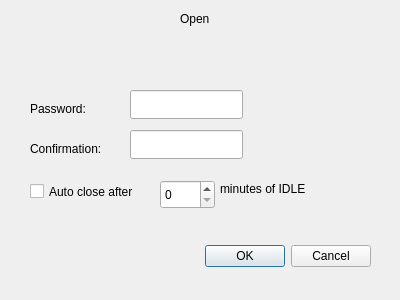
<ui version="4.0" >
 <class>Dialog</class>
 <widget class="QDialog" name="Dialog" >
  <property name="geometry" >
   <rect>
    <x>0</x>
    <y>0</y>
    <width>400</width>
    <height>300</height>
   </rect>
  </property>
  <property name="windowTitle" >
   <string>Open an encrypted folder</string>
  </property>
  <widget class="QDialogButtonBox" name="buttonBox" >
   <property name="geometry" >
    <rect>
     <x>30</x>
     <y>240</y>
     <width>341</width>
     <height>32</height>
    </rect>
   </property>
   <property name="orientation" >
    <enum>Qt::Horizontal</enum>
   </property>
   <property name="standardButtons" >
    <set>QDialogButtonBox::Cancel|QDialogButtonBox::NoButton|QDialogButtonBox::Ok</set>
   </property>
  </widget>
  <widget class="QLabel" name="label" >
   <property name="geometry" >
    <rect>
     <x>180</x>
     <y>10</y>
     <width>57</width>
     <height>17</height>
    </rect>
   </property>
   <property name="text" >
    <string>Open </string>
   </property>
  </widget>
  <widget class="QLabel" name="open_path" >
   <property name="geometry" >
    <rect>
     <x>170</x>
     <y>30</y>
     <width>57</width>
     <height>17</height>
    </rect>
   </property>
   <property name="text" >
    <string/>
   </property>
  </widget>
  <widget class="QLabel" name="label_2" >
   <property name="geometry" >
    <rect>
     <x>30</x>
     <y>100</y>
     <width>81</width>
     <height>17</height>
    </rect>
   </property>
   <property name="text" >
    <string>Password:</string>
   </property>
  </widget>
  <widget class="QLabel" name="label_3" >
   <property name="geometry" >
    <rect>
     <x>30</x>
     <y>140</y>
     <width>83</width>
     <height>17</height>
    </rect>
   </property>
   <property name="text" >
    <string>Confirmation:</string>
   </property>
  </widget>
  <widget class="QLineEdit" name="open_confirm" >
   <property name="geometry" >
    <rect>
     <x>130</x>
     <y>130</y>
     <width>113</width>
     <height>29</height>
    </rect>
   </property>
  </widget>
  <widget class="QLineEdit" name="open_password" >
   <property name="geometry" >
    <rect>
     <x>130</x>
     <y>90</y>
     <width>113</width>
     <height>29</height>
    </rect>
   </property>
  </widget>
  <widget class="QSpinBox" name="spinBox" >
   <property name="geometry" >
    <rect>
     <x>160</x>
     <y>180</y>
     <width>55</width>
     <height>29</height>
    </rect>
   </property>
  </widget>
  <widget class="QCheckBox" name="open_idle" >
   <property name="geometry" >
    <rect>
     <x>30</x>
     <y>180</y>
     <width>131</width>
     <height>23</height>
    </rect>
   </property>
   <property name="text" >
    <string>Auto close after</string>
   </property>
  </widget>
  <widget class="QLabel" name="label_4" >
   <property name="geometry" >
    <rect>
     <x>220</x>
     <y>180</y>
     <width>131</width>
     <height>17</height>
    </rect>
   </property>
   <property name="text" >
    <string>minutes of IDLE</string>
   </property>
  </widget>
 </widget>
 <resources/>
 <connections>
  <connection>
   <sender>buttonBox</sender>
   <signal>accepted()</signal>
   <receiver>Dialog</receiver>
   <slot>accept()</slot>
   <hints>
    <hint type="sourcelabel" >
     <x>248</x>
     <y>254</y>
    </hint>
    <hint type="destinationlabel" >
     <x>157</x>
     <y>274</y>
    </hint>
   </hints>
  </connection>
  <connection>
   <sender>buttonBox</sender>
   <signal>rejected()</signal>
   <receiver>Dialog</receiver>
   <slot>reject()</slot>
   <hints>
    <hint type="sourcelabel" >
     <x>316</x>
     <y>260</y>
    </hint>
    <hint type="destinationlabel" >
     <x>286</x>
     <y>274</y>
    </hint>
   </hints>
  </connection>
 </connections>
</ui>
